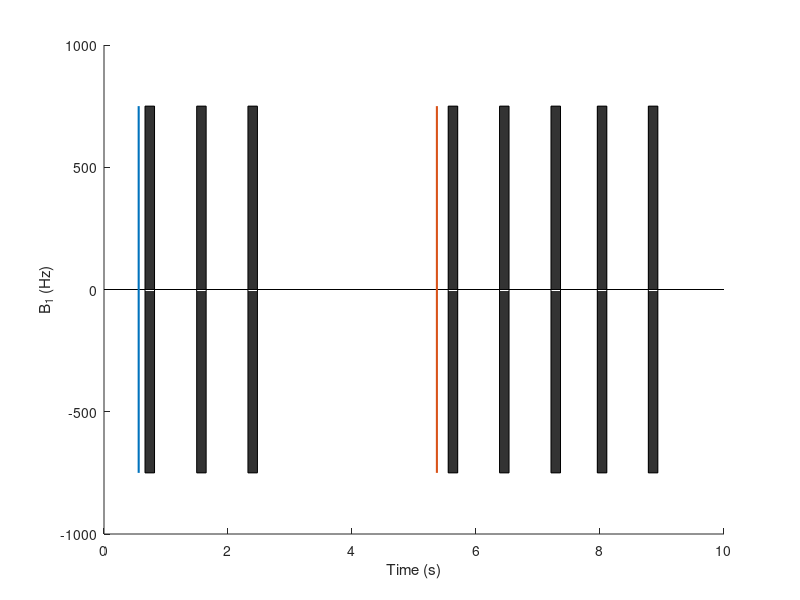

Source code (MATLAB): (Note: this script raises an error after producing the figure.)
clear all;
close all;
% Using bloch simulator for Adiabatic pulse simulation
% TR is 2.4 for the consistency with kellman 2015
% The most up-to-date kellman fig2 simulation
% This script can show TR is sensitive factor for 1.5T scans

addpath('../lib_EPGX/')
addpath('../EPGX-src/')
%addpath('D:\Data\Exvivo_Phantom');
addpath('../BlochSimDemo/');
addpath('../M219/');

%% T1 mapping MOLLI
TI_array = [102, 182, 935, 1010, 1762, 1840, 2587, 3410];
figure();
b1 = 750;
TR = 2.4;
PhaseEnc = 58;
num_rampup = 5;

HR = 60*1000/(((TI_array(8) - TI_array(7)) + (TI_array(7) - TI_array(6)) + (TI_array(6) - TI_array(4)) + ...
    (TI_array(4) - TI_array(2)) + (TI_array(5) - TI_array(3)) + (TI_array(3) - TI_array(1))) / 6);
window = round(60*1000 / HR);
RAMP_DOWN = 1;
acq_win = TR*(PhaseEnc+num_rampup+RAMP_DOWN);

trigger = window-TI_array(1)-acq_win;
line([0,10],[0,0],'Color', 'black')
hold on;
plot([trigger trigger]/1000, [-b1 b1], 'LineWidth', 1.5)

% 3 bSSFP readout
rectangle('Position', [(window-acq_win)/1000 -b1 acq_win/1000 b1*2], 'FaceColor',[0.2 0.2 0.2])
rectangle('Position', [(trigger+TI_array(3))/1000 -b1 acq_win/1000 b1*2], 'FaceColor',[0.2 0.2 0.2])
rectangle('Position', [(trigger+TI_array(5))/1000 -b1 acq_win/1000 b1*2], 'FaceColor',[0.2 0.2 0.2])

% 3 recovery time
% 5 bSSFP readout
trigger2 = 7 * window - TI_array(2) - acq_win;
plot([trigger2 trigger2]/1000, [-b1 b1], 'LineWidth', 1.5)
rectangle('Position', [(7*window-acq_win)/1000 -b1 acq_win/1000 b1*2], 'FaceColor',[0.2 0.2 0.2])
rectangle('Position', [(trigger2+TI_array(4))/1000 -b1 acq_win/1000 b1*2], 'FaceColor',[0.2 0.2 0.2])
rectangle('Position', [(trigger2+TI_array(6))/1000 -b1 acq_win/1000 b1*2], 'FaceColor',[0.2 0.2 0.2])
rectangle('Position', [(trigger2+TI_array(7))/1000 -b1 acq_win/1000 b1*2], 'FaceColor',[0.2 0.2 0.2])
rectangle('Position', [(trigger2+TI_array(8))/1000 -b1 acq_win/1000 b1*2], 'FaceColor',[0.2 0.2 0.2])

xlabel('Time (s)')
ylabel('B_1 (Hz)')

half_readout = zeros(8, 1);
center_k = TR * (num_rampup + PhaseEnc/2) / 1000;
half_readout(1) = (window-acq_win)/1000 + center_k;
half_readout(2) = (trigger+TI_array(3))/1000 + center_k;
half_readout(3) = (trigger+TI_array(5))/1000 + center_k;
half_readout(4) = (7*window-acq_win)/1000 + center_k;
half_readout(5) = (trigger2+TI_array(4))/1000 + center_k;
half_readout(6) = (trigger2+TI_array(6))/1000 + center_k;
half_readout(7) = (trigger2+TI_array(7))/1000 + center_k;
half_readout(8) = (trigger2+TI_array(8))/1000 + center_k;

%% Fig. 2
TI_array = [102, 935, 1762, 182, 1010, 1840, 2587, 3410];
num_rampup = 5;
% npulse = 58 + num_rampup; % Single-shot 
% A final half-alpha 'restore pulse' to return the magnetization into Mz
t_delay = TI_array(1); % TI = 650 ms
flip = 180; % prep flip angle = 180 degree
alpha = 35;
T1 = 1000;
T2 = 45;
T1_fat3t = 400;
T2_fat3t = 100;
T1_fat15t = 260;
T2_fat15t = 60;
df = 0; %Hz
df_fat3t = 420;
df_fat15t = 210;


prep = struct;
prep.flip = d2r(flip);
prep.t_delay = t_delay;
M0 = [0 0 1]';
TD = trigger; % ms

RAMP_DOWN = 1;
npulse = 58 + num_rampup + RAMP_DOWN;

%%% User inputs for adiabatic pulse:
adiabatic.mu = 5;   % Phase modulation parameter [dimensionless]
adiabatic.beta1 = 750;   % Frequency modulation parameter [rad/s]
% adiabatic.pulseWidth = 10*2;   % For temporal resolution 0.1ms
adiabatic.pulseWidth = 10.24*2;  % RF pulse duration [ms] % According to siemens 3T
adiabatic.A0 = 0.12; 

[t_total, M_total_total, t_readout, Mxy_readout] = seq_T1MOLLI_noMT_bloch2(TI_array, TD, npulse, T1, T2, alpha, TR, prep, M0, trigger, trigger2, df, adiabatic, RAMP_DOWN);
[t_total, M_total_total_fat3t, t_readout, Mxy_readout_fat3t] = seq_T1MOLLI_noMT_bloch2(TI_array, TD, npulse, T1_fat3t, T2_fat3t, alpha, TR, prep, M0, trigger, trigger2, df_fat3t, adiabatic, RAMP_DOWN);
[t_total, M_total_total_fat15t, t_readout, Mxy_readout_fat15t] = seq_T1MOLLI_noMT_bloch2(TI_array, TD, npulse, T1_fat15t, T2_fat15t, alpha, TR, prep, M0, trigger, trigger2, df_fat15t, adiabatic, RAMP_DOWN);

%%
Mz_total_total = M_total_total(3, :);
Mz_total_total_fat3t = M_total_total_fat3t(3, :);
Mz_total_total_fat15t = M_total_total_fat15t(3, :);
% Plot for Fig. B
figure();
plot(t_total/1000, Mz_total_total, 'LineWidth', 2.5)
hold on;
%plot(t_total/1000, Mz_total_total_fat3t, '-.', 'LineWidth', 2.5)
plot(t_total/1000, Mz_total_total_fat15t, '-.', 'LineWidth', 2.5)

% legend({'Remote (no MT)'});
xlabel('Time (s)'); ylabel('M_z/M_0');
grid on;
xlim([0 10]);

TI_array_sorted = sort(TI_array) + TR * ((npulse-num_rampup-RAMP_DOWN) / 2 + num_rampup);
%TI_array_sorted/1000 + center_k
hold on;
plot([half_readout half_readout], [-1 1], 'Color', [0.9290, 0.6940, 0.1250], 'LineWidth', 1)
hold off;
set(gca,'fontsize', 18)

Mxy_readout_array = MOLLI_readout_reorder(Mxy_readout);
Mxy_readout_array_PhaseEnc = Mxy_PhaseEnc(Mxy_readout_array);

Mxy_readout_array_fat15t = MOLLI_readout_reorder(Mxy_readout_fat15t);
Mxy_readout_array_PhaseEnc_fat15t = Mxy_PhaseEnc(Mxy_readout_array_fat15t);

figure();
plot(TI_array_sorted/1000, Mxy_readout_array_PhaseEnc, 'o-', 'LineWidth', 1.5)
hold on;
plot(TI_array_sorted/1000, Mxy_readout_array_PhaseEnc_fat15t, '*-', 'LineWidth', 1.5)
legend({'Myocardium', 'Fat 1.5T'}, 'Location', 'SouthEast');
xlabel('TI (s)'); ylabel('Signal')
grid on;
%% Kellman figure 2 (change between 1.5T and 3T here)
FF = [0:1:8]/8;
figure();
Mxy_readout_array_PhaseEnc = zeros(numel(FF), numel(Mxy_readout));
for i = 1:numel(FF)
    ff = FF(i);
    Mxy_readout_comp = (1-ff) * Mxy_readout + ff * Mxy_readout_fat3t;
    Mxy_readout_array = MOLLI_readout_reorder(Mxy_readout_comp);
    Mxy_readout_array_PhaseEnc(i, :) = Mxy_PhaseEnc(Mxy_readout_array);
    subplot(3,3,i);
    plot(TI_array_sorted/1000, Mxy_readout_array_PhaseEnc(i, :), 'r-', 'LineWidth', 2)
    hold on;
    plot(TI_array_sorted/1000, Mxy_readout_array_PhaseEnc(i, :), 'o', 'LineWidth', 2)
    ylim([-0.4 0.3])
    grid on;
    xlabel('Inversion Time (s)'); ylabel('Mxy');
    title(cat(2, 'FF = ', num2str(ff)));
    set(gca,'fontsize', 18) 
end

%% Exp fitting (kellman figure 2)
x=TI_array_sorted';
native_t1_noMT_array = zeros(1, numel(FF));
figure();
for i = 1:numel(FF)
y=Mxy_readout_array_PhaseEnc(i, :).';
g = fittype('a-b*exp(-c*x)');
f0 = fit(x,y,g,'StartPoint',[.0;.0; 0.001]);
xx = linspace(1,3500,100);

subplot(3,3,i)
plot(x,y,'ro',xx,f0(xx),'b-', 'LineWidth', 1.5);
grid on;
ylim([-0.4 0.3]);
xlabel('Inversion Time (s)'); ylabel('Mxy');
title(cat(2, 'FF = ', num2str(FF(i))));
set(gca,'fontsize', 18)
coef = coeffvalues(f0);
native_t1_noMT_array(i) = 1/coef(3) * (coef(2) / coef(1) - 1);

txt = cat(2, 'T1 = ', num2str(round(native_t1_noMT_array(i))), ' ms');
if i == 4 || i == 5
    x_text = 3000;
    y_text = 0.1;
else
    x_text = 3000;
    y_text = 0;
end
text(x_text, y_text, txt,'HorizontalAlignment','right', 'FontSize', 16)
end


%% OPTIONAL FROM BELOW %%%%%%%%%%%%%%%%%%%%%%%%%%%%%%%%%%%%%%%%%%%%%%%%%%%%
%%%%%%%%%%%%%%%%%%%%%%%%%%%%%%%%%%%%%%%%%%%%%%%%%%%%%%%%%%%%%%%%%%%%%%%%%%%
% WRITE MOVIES FOR DISPLAY

%%
Mxy = M_total_total_fat15t(1,:) + 1i * (M_total_total_fat15t(2,:));
Mxy_PhaseEnc_array = Mxy_PhaseEnc(Mxy);
figure();
curve = animatedline('Color', 'k');
curve2 = animatedline('Color', 'r');
set(gca, 'XLim', [0 10], 'YLim', [-1 1]);
%legend({'Mz', 'Mxy'})
grid on;
for i = 1:length(t_total)
    addpoints(curve, t_total(i)/1000, Mz_total_total(i));
    addpoints(curve2, t_total(i)/1000, Mxy_PhaseEnc_array(i));
    drawnow limitrate
    pause(0.002)
end

%% Mxy
Mxy = M_total_total(1,:) + 1i * (M_total_total(2,:));
Mxy_PhaseEnc_array = Mxy_PhaseEnc(Mxy);
figure();
curve = animatedline('Color', 'k');
set(gca, 'XLim', [0 10], 'YLim', [-1 1]);
grid on;
for i = 1:length(t_total)
    addpoints(curve, t_total(i)/1000, Mxy_PhaseEnc_array(i));
    drawnow limitrate
    pause(0.0025)
end

%% Be careful %%%%%%%%%%%%%%%%%%%%%%%%%%%%%%%%%%%%%%%%%%%%%%%%%%%%%%%%%%%%
% The two section below takes a few minutes to process %%%%%%%%%%%%%%%%%%%
%%
figure();

for i = 1:length(t_total)
    plot(t_total(1:i)/1000, Mz_total_total(1:i), 'b-');
    set(gca, 'XLim', [0 10], 'YLim', [-1 1.05]);
    hold on;
    plot(t_total(1:i)/1000, Mz_total_total_fat15t(1:i), 'r--');
    hold off;
    legend({'Myocardium', 'Fat 1.5T'}, 'Location', 'SouthEast');
    grid on;
    %hold on;
    % drawnow limitrate
    % pause(0.002)
    movieVector(i) = getframe;
end

 myWriter = VideoWriter('curve');
 myWriter.FrameRate = 200;
 
 % Open the videowriter object, write the movie and close the file
 open(myWriter);
 writeVideo(myWriter, movieVector);
 close(myWriter);
 
%% This one should be avoided

figure();
set(gca, 'XLim', [0 10], 'YLim', [-1 1]);
grid on;
hold on;
for i = 1:length(t_total)
    plot(t_total(i)/1000, Mz_total_total(i), 'o');
    %hold on;
    % drawnow limitrate
    % pause(0.002)
    movieVector(i) = getframe;
end

 myWriter = VideoWriter('curve');
 myWriter.FrameRate = 200;
 
 % Open the videowriter object, write the movie and close the file
 open(myWriter);
 writeVideo(myWriter, movieVector);
 close(myWriter);